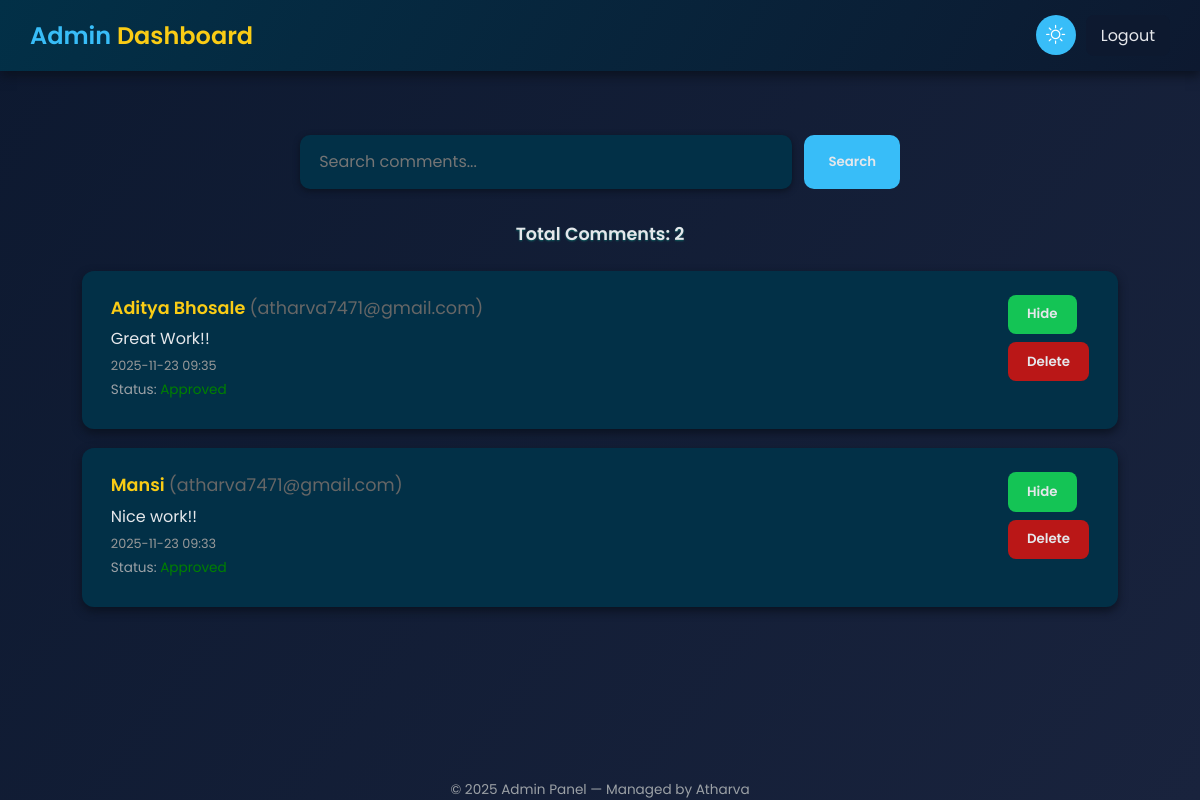
Page /admin (signed in) on the committed database.
### app.py (models this page shows)
class Comment(db.Model):
    id = db.Column(db.Integer, primary_key=True)
    name = db.Column(db.String(100), nullable=False)
    email = db.Column(db.String(120), nullable=False)
    message = db.Column(db.Text, nullable=False)
    created_at = db.Column(db.DateTime, default=datetime.utcnow)
    approved = db.Column(db.Boolean, default=False)

### app.py (the view)
@app.route('/admin')
def admin_dashboard():
    if not is_admin_logged_in():
        return redirect(url_for('login'))
    search_query = request.args.get('q', '').strip()
    if search_query:
        comments = Comment.query.filter(
            (Comment.name.ilike(f"%{search_query}%")) |
            (Comment.message.ilike(f"%{search_query}%"))
        ).order_by(Comment.created_at.desc()).all()
    else:
        comments = Comment.query.order_by(Comment.created_at.desc()).all()
    return render_template('admin.html', comments=comments, search_query=search_query, datetime=datetime)

### app.py (called while the page is built)
def is_admin_logged_in() -> bool:
    return bool(session.get('admin'))

### templates/admin.html (shortened to what this page needs)
<!DOCTYPE html>
<html lang="en">
  <head>
    <link rel="stylesheet"
      href="{{ url_for('static', filename='css/admin.css') }}">
    <link
      rel="stylesheet"
      href="https://cdn.jsdelivr.net/npm/bootstrap-icons@1.13.1/font/bootstrap-icons.min.css" />
  </head>
  <body>
    <header>
      <h1>Admin<span style="color: #facc15;"> Dashboard</span></h1>
      <div class="icon">
        <button
          id="themeToggle"
          class="theme-toggle"
          aria-label="Toggle color theme"
          title="Toggle theme">
        </button>
        <a href="{{ url_for('logout') }}">Logout</a>
      </div>
    </header>
    <main>
      <div class="search-bar">
        <form method="get" action="{{ url_for('admin_dashboard') }}">
          <input type="text" name="q" placeholder="Search comments..."
            value="{{ search_query }}">
          <button type="submit">Search</button>
        </form>
      </div>
      <div class="total-count">Total Comments: {{ comments|length }}</div>
      {% if comments %}
      <div class="comment-list">
        {% for comment in comments %}
        <div class="comment-card">
          <div class="comment-info">
            <h3>{{ comment.name }} <span
                style="font-weight:400; color:#666;">({{ comment.email
                }})</span></h3>
            <p>{{ comment.message }}</p>
            <p style="font-size:0.8rem; color:#999;">{{
              comment.created_at.strftime('%Y-%m-%d %H:%M') }}</p>
            <p>Status: {% if comment.approved %}<span
                style="color:green;">Approved</span>{% else %}<span
                style="color:red;">Hidden</span>{% endif %}</p>
          </div>
          <div class="action-btns">
            <form
              action="{{ url_for('toggle_approval', comment_id=comment.id) }}"
              method="POST">
              <button class="approve-btn">{% if comment.approved %}Hide{% else
                %}Approve{% endif %}</button>
            </form>
            <form method="get"
              action="{{ url_for('delete_comment', comment_id=comment.id) }}"
              onsubmit="return confirm('Delete this comment?');">
              <button class="delete-btn">Delete</button>
            </form>
          </div>
        </div>
        {% endfor %}
      </div>
      {% else %}
      <p>No comments yet.</p>
      {% endif %}
    </main>
    <footer>
      &copy; {{ datetime.utcnow().year }} Admin Panel — Managed by Atharva
    </footer>
  </body>
</html>

### static/css/admin.css (style rules this page uses)
* { margin: 0; padding: 0; box-sizing: border-box; font-family: "Poppins", sans-serif; }
:root[data-theme="dark"] { --color-primary: #38bdf8; --color-secondary: #facc15; --color-bg-dark: #0d1930d9; --color-bg-light: #023047; --gradient-dark: linear-gradient(125deg, #0d1930, #19233d); --gradient-light: linear-gradient(120deg, #023047, #0d1930); --color-text: #e5e7eb; --color-text-muted: #9ca1a6; --buttons: #38bff8c5; --border: 1px solid black; --box-shadow: #0b1220; --text-shadow: rgba(0, 255, 200, 0.3); --color-success: #14c455; --color-danger: #ba1717; color-scheme: dark; }
html, body { height: 100%; display: flex; flex-direction: column; }
body { background: var(--gradient-dark); color: var(--color-text); margin: 0; padding: 0; transition: background 0.4s ease, color 0.3s ease; }
header { background: var(--gradient-light); color: var(--color-text); padding: 15px 30px; display: flex; justify-content: space-between; align-items: center; box-shadow: 0 5px 10px var(--box-shadow); }
header h1 { color: var(--color-primary); font-size: 1.5rem; margin: 0; font-weight: 600; }
.icon { display: flex; justify-content: center; gap: 10px; }
.theme-toggle { background: var(--color-primary); color: #fff; border: none; border-radius: 50%; width: 40px; height: 40px; font-size: 1.2rem; cursor: pointer; transition: background 0.3s ease, transform 0.2s ease; }
header a { color: var(--color-text); text-decoration: none; background: var(--color-bg-dark); padding: 8px 15px; border-radius: 8px; transition: all 0.3s ease; }
main { flex: 1; padding: 2rem; max-width: 1100px; margin: 2rem auto; width: 100%; border-radius: 16px; transition: background 0.4s ease, color 0.4s ease; display: flex; flex-direction: column; justify-content: flex-start; }
.search-bar { display: flex; justify-content: center; margin-bottom: 2rem; }
.search-bar form { display: flex; width: 100%; max-width: 600px; gap: 0.75rem; }
.search-bar input { flex: 1; padding: 0.9rem 1.2rem; border: none; border-radius: 10px; font-size: 1rem; color: var(--color-text); background: var(--color-bg-light); box-shadow: 0 2px 6px var(--box-shadow); transition: all 0.25s ease; }
.search-bar button { padding: 0.5rem 1.5rem; background: var(--color-primary); border: none; border-radius: 10px; color: var(--color-text); font-weight: 600; cursor: pointer; transition: all 0.25s ease; }
.total-count { text-align: center; font-weight: 600; font-size: 1.1rem; color: var(--color-text); margin-bottom: 1.5rem; text-shadow: 0 1px 2px var(--text-shadow); }
.comment-list { display: flex; flex-direction: column; gap: 1.2rem; }
.comment-card { background: var(--color-bg-light); border-radius: 12px; padding: 1.5rem 1.8rem; color: var(--color-text); box-shadow: 0 4px 10px var(--box-shadow); display: flex; justify-content: space-between; align-items: flex-start; transition: transform 0.25s ease, box-shadow 0.25s ease; }
.comment-info h3 { color: var(--color-secondary); margin: 0 0 0.4rem; font-size: 1.1rem; font-weight: 600; }
.comment-info span { font-weight: 400; color: var(--color-text-muted); }
.comment-info p { margin: 0.3rem 0; line-height: 1.5; color: var(--color-text); }
.comment-info p:last-child { font-size: 0.85rem; color: var(--color-text-muted); }
.action-btns { display: flex; flex-direction: column; gap: 0.5rem; }
.action-btns button { padding: 0.6rem 1.2rem; border: none; border-radius: 8px; font-weight: 600; color: var(--color-text); cursor: pointer; transition: all 0.25s ease; }
.approve-btn { background: var(--color-success); }
.delete-btn { background: var(--color-danger); }
footer { display: flex; text-align: center; align-items: center; flex-direction: column; color: var(--color-text-muted); font-size: 0.85rem; margin-top: auto; }

### rows in the picture
Comment: name "Aditya Bhosale", email "atharva7471@gmail.com", message "Great Work!!", created_at "2025-11-23 09:35", approved "Approved"
Comment: name "Mansi", email "atharva7471@gmail.com", message "Nice work!!", created_at "2025-11-23 09:33", approved "Approved"

### other values in the picture
{{ comments|length }} "2"
